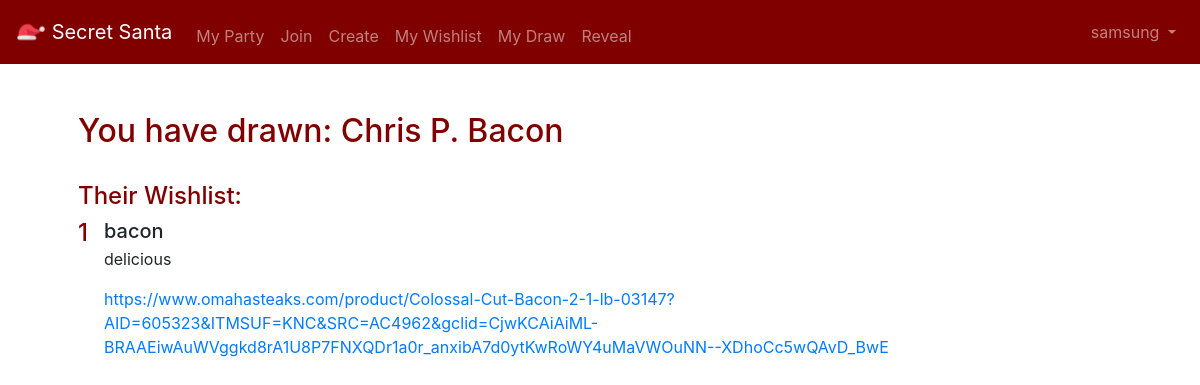
The page /mydraw (signed in) on the database its author committed.
### tables this page shows
CREATE TABLE 'users' (id INTEGER, username TEXT NOT NULL, hash TEXT NOT NULL, 'email'  text NOT NULL  , 'name'  text NOT NULL  , 'santa_id' INTEGER, 'admin' boolean DEFAULT 0, 'confirmed' boolean, 'hint' text, 'party_id' INTEGER, 'password_code' text, PRIMARY KEY(id));

CREATE TABLE 'wishlist' ('id' integer PRIMARY KEY AUTOINCREMENT NOT NULL, 'userid' integer NOT NULL,'item' text NOT NULL, 'description' text, 'link' text, 'ranking' integer NOT NULL);

### application.py (the view)
@app.route("/mydraw")
@login_required
@check_confirmed
def mydraw():
    mydrawid = db.execute("SELECT id FROM users WHERE santa_id = ?", session["user_id"])
    if (len(mydrawid) == 0):
        flash("You have not drawn a recipient yet. Check again later")
        return redirect("/")
    mydraw = db.execute("SELECT name FROM users WHERE id = ?", mydrawid[0]["id"])
    theirwishlist = db.execute("SELECT * FROM wishlist WHERE userid = ? ORDER BY ranking ASC", mydrawid[0]["id"])
    return render_template("mydraw.html", mydraw=mydraw[0]["name"], theirwishlist=theirwishlist, username=session['USERNAME'])

### helper.py (called while the page is built)
def login_required(f):
    @wraps(f)
    def decorated_function(*args, **kwargs):
        if session.get("user_id") is None:
            return redirect("/register")
        return f(*args, **kwargs)
    return decorated_function

def check_confirmed(f):
    @wraps(f)
    def decorated_function(*args, **kwargs):
        user_id = session.get("user_id")
        status = db.execute("SELECT confirmed FROM users WHERE id=?", user_id)
        if status[0]['confirmed'] == 0:
            return render_template('unconfirmed.html')
        return f(*args, **kwargs)
    return decorated_function

### templates/mydraw.html (shortened to what this page needs)
{% extends "layout.html" %}
{% block main %}
    <h2 style="color: #800000;">You have drawn: {{ mydraw }}</h2>
    <br>
    <h4 style="color: #800000;">Their Wishlist:</h4>
    <ul class="list-unstyled">
    {% for item in theirwishlist %}
        <li class="media">
            <h4 style="color:#800000;" class="mr-3" >{{ item.ranking }}</h2>
            <div class="media-body">
            <h5 class="mt-0 mb-1">{{ item.item }}</h5>
            <p>{{ item.description }}</p>
            <p><a href="{{ item.link }}">{{ item.link }}</a></p>
        </li>
    {% endfor %}
    </ul>
{% endblock %}

### templates/layout.html (shortened to what this page needs)
<!DOCTYPE html>
<html lang="en">
    <head>
        <link rel="stylesheet" href="https://cdn.jsdelivr.net/npm/bootstrap@4.5.3/dist/css/bootstrap.min.css">
        <link href="/static/styles.css" rel="stylesheet">
    </head>
    <body>
        <nav class="navbar navbar-dark navbar-expand-lg" style="background-color: #800000;">
            <a class="navbar-brand" href="/">
                <img src="static/icon.png" width="30" height="30" href="/" class="d-inline-block align-top" alt="icon">
                Secret Santa
            </a>
            <div class="collapse navbar-collapse" id="navbar">
                {% if session.user_id %}
                    <ul class="navbar-nav mr-auto mt-2">
                        <li class="nav-item"><a class="nav-link" href="/party">My Party</a></li>
                        <li class="nav-item"><a class="nav-link" href="/join">Join</a></li>
                        <li class="nav-item"><a class="nav-link" href="/create">Create</a></li>
                        <li class="nav-item"><a class="nav-link" href="/mywishlist">My Wishlist</a></li>
                        <li class="nav-item"><a class="nav-link" href="/mydraw">My Draw</a></li>
                        <li class="nav-item"><a class="nav-link" href="/reveal">Reveal</a></li>
                    </ul>
                    <ul class="nav navbar-nav navbar-right">
                        <li class="nav-item dropdown">
                            <a class="nav-link dropdown-toggle" href="#" id="navbarDropdown" role="button" data-toggle="dropdown" aria-haspopup="true" aria-expanded="false">
                                {{ username }}
                            </a>
                        </li>
                    </ul>
                {% else %}
                    <ul class="navbar-nav mr-auto mt-2">
                        <li class="nav-item"><a class="nav-link" href="/register">Register</a></li>
                        <li class="nav-item"><a class="nav-link" href="/login">Log In</a></li>
                    </ul>
                {% endif %}
            </div>
        </nav>
        <main class="container p-5">
            {% block main %}{% endblock %}
        </main>
    </body>
</html>

### rows shown on the page
users: username "samsung"
users: name "Chris P. Bacon"
wishlist: ranking "1", item "bacon", description "delicious", link "https://www.omahasteaks.com/product/Colossal-Cut-Bacon-2-1-lb-03147?AID=605323&ITMSUF=KNC&SRC=AC4962&gclid=CjwKCAiAiML-BRAAEiwAuWVggkd8rA1U8P7FNXQDr1a0r_anxibA7d0ytKwRoWY4uMaVWOuNN--XDhoCc5wQAvD_BwE"
